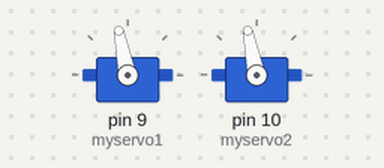
A sketch run on a simulated Arduino Mega 2560, built with avr-gcc and run on an emulated ATmega2560. On the bench: 2 × servo. What the sketch prints to the serial monitor is not drawn.

Above: at 0.1 s.
Timing chart, 0 to 1.6 s (numbered marks = the images above):
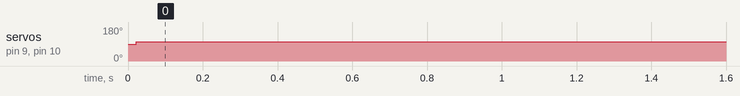

Measured:
- by itself, servo on pin 9 (myservo1), servo on pin 10 (myservo2): 90° → 101° at 0.02 s

The sketch:

ArduTracker_302.ino
```cpp
#include <avr/io.h>
#include <Servo.h>
#include <SoftwareSerial.h>
// ArduTracker v1.0 - 01/10/2010
// By HappyKillmore (Paul Mather) and Diego Colonnello
// Most of this source comes from ArduPilot 2.3.1 by Chris Anderson & Jordi Munoz
// Current Implementation designed to work with "PanTilt" Output Mode on HappyKillmore's GCS
// http://code.google.com/p/happykillmore-gcs/

// Designed for use with ArduPilot original (not Mega) - http://www.sparkfun.com/search/results?term=ardupilot&what=products
// Connected via FTDI cable - http://www.sparkfun.com/search/results?term=ftdi&what=products
// Pan servo connected to Out 1
// Tilt servo connected to Out 2

long timeNow=0; // Hold the milliseond value for now
long timer=0;   //general purpuse timer
long timer_old;

int pan=1500;
int tilt=1500;
byte data_update_event=1;//New data flag
Servo myservo1;
Servo myservo2;
SoftwareSerial mySerial(2, 3); // RX, TX

void setup()
{
    Serial.begin(38400); //Serial
    myservo1.attach(9);
    myservo2.attach(10);
    mySerial.begin(38400);
}

void loop()
{
timeNow = millis();

  if((timeNow-timer)>=20)  // Main loop runs at 50Hz
  {
    timer_old = timer;
    timer = timeNow;
    int vaar=0;


    decode(); //Decoding data comming from ArduIMU

    if((data_update_event&0x01)==0x01)
    {
        //pith->pan
        //roll->tilt;
        data_update_event=0;
        Serial.print(pan);
        Serial.print(",");
        Serial.print(tilt);
        Serial.println();
        myservo1.write(pan+90);
        myservo2.write(tilt+90);

    }
  }
}
```

Decode.ino
```cpp
void decode(void)
{
  static char buffer[250]; //The traditional SERIAL buffer.
  static int counter=0; //Traditional counter

  while(mySerial.available() > 0) //Check and loop while any byte is in the Serial Buffer.
  {

    buffer[counter]=mySerial.read();//Reading the byte
    if(buffer[counter]==0x0A)//Looks for \F, if not jump and continue receveing.
    {

      if (strncmp (buffer,"!!!",3) == 0) //Looks for the !!! header
      {
        pan=Search_Float(buffer,"PCH:");//Pan Servo Value
        tilt=Search_Float(buffer,"RLL:"); //Tilt Servo Value
        data_update_event|=0x01; //This is a manual flag to indicate new data has arrived.
      }

      for(int a=0; a<=counter; a++)//restarting the buffer
      {
        buffer[a]=0; //Clearing the buffer.
      }
      counter=0; //Restarting the counter.
    }
    else
    {
      counter++;//Incrementing the counter
    }

    if(counter >= 250)
    {
       for(int a=0; a<=counter; a++)//restarting the buffer
      {
        buffer[a]=0; //Clearing the buffer.
      }
      counter=0; //Restarting the counter.
      break;
    }
  }
  //

}


//Very important functions:
float Search_Float(char buffer[],char looking[])
{
  char *BufferPointer=buffer;
  char *SearchString;
  SearchString= strstr (BufferPointer,looking);
  return atof(SearchString+4);
}

int Search_Int(char buffer[],char looking[])
{
  char *BufferPointer=buffer;
  char *SearchString;
  SearchString= strstr (BufferPointer,looking);
  return atoi(SearchString+4);
}

long Search_Long(char buffer[],char looking[])
{
  char *BufferPointer=buffer;
  char *SearchString;
  SearchString= strstr (BufferPointer,looking);
  return atol(SearchString+4);
}
```
